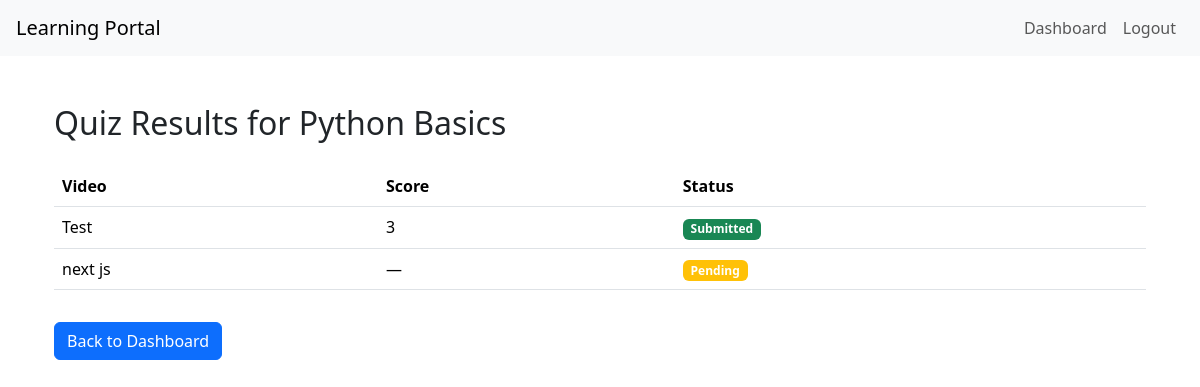
/quiz-results/1/ (signed in), run on the app's committed database.
### main/models.py (models this page shows, shortened)
class Product(models.Model):
    title = models.CharField(max_length=100)
    description = models.TextField()

class Video(models.Model):
    product = models.ForeignKey(Product, on_delete=models.CASCADE, related_name='videos')
    title = models.CharField(max_length=100)
    youtube_url = models.URLField()
    order = models.PositiveIntegerField(default=0)

### main/views.py (the view)
# urls.py: path('quiz-results/<int:product_id>/', views.quiz_results_view, name='quiz_results'),
@login_required
def quiz_results_view(request, product_id):
    product = get_object_or_404(Product, id=product_id)
    videos = product.videos.all()
    results = []
    for video in videos:
        submission = QuizSubmission.objects.filter(user=request.user, video=video).first()
        results.append({
            'video': video,
            'score': submission.score if submission else None,
            'submitted': submission is not None
        })
    return render(request, 'quiz_results.html', {
        'product': product,
        'results': results
    })

### main/templates/quiz_results.html
{% extends "base.html" %}
{% block content %}
<div class="container mt-5">
    <h2>Quiz Results for {{ product.title }}</h2>
    <table class="table mt-4">
        <thead>
            <tr>
                <th>Video</th>
                <th>Score</th>
                <th>Status</th>
            </tr>
        </thead>
        <tbody>
            {% for item in results %}
            <tr>
                <td>{{ item.video.title }}</td>
                <td>
                    {% if item.submitted %}
                        {{ item.score }}
                    {% else %}
                        —
                    {% endif %}
                </td>
                <td>
                    {% if item.submitted %}
                        <span class="badge bg-success">Submitted</span>
                    {% else %}
                        <span class="badge bg-warning">Pending</span>
                    {% endif %}
                </td>
            </tr>
            {% endfor %}
        </tbody>
    </table>
    <a href="{% url 'dashboard' %}" class="btn btn-primary mt-3">Back to Dashboard</a>
</div>
{% endblock %}

### data on the page
Product: title "Python Basics"
Video: video "Test", score "3", shows "Submitted"
Video: video "next js", shows "Pending"
